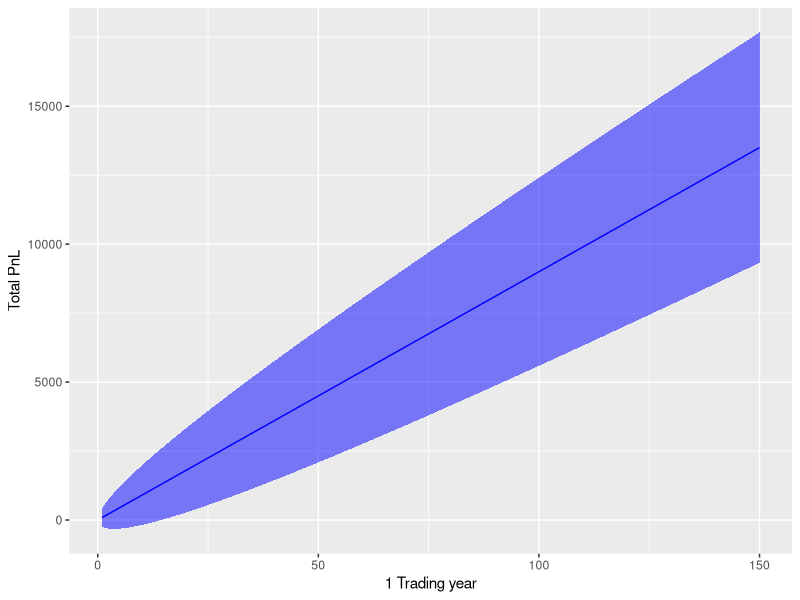

This figure's R source:
require(tidyverse)



rbinom(n = 1000, size = 1, prob = 1/6)


data.frame(replicate(10,rbinom(n = 1000, size = 1, prob = 1/6)))



n = 1 #number of contracts
slippage = 0.3 #USD
pi = 1.0 #average premium on either side
p = 1/6 #probability of loss
k = 2 #amount times premium for stop loss as max (k=2 = STP at 3x)

EX <- function(t=1) t*100*n*((1-p)*2*pi-2*p*(k*pi+slippage))

VARX <- function(t=1) t*((100*n)^2*(2*p*(1-p))*(((1-k)*pi-slippage)^2 + 2*2*pi*(k*pi+slippage)))

pnltable <- data.frame(t=seq(1,150)) %>% mutate(EX=EX(t), Xlo=EX-1.96*sqrt(VARX(t)), Xup=EX+1.96*sqrt(VARX(t)))

ggplot(pnltable) + geom_line(aes(t,EX), color="blue") + geom_ribbon(aes(t, ymin=Xlo, ymax=Xup), fill="blue", alpha=0.5) + xlab("1 Trading year") + ylab("Total PnL")




